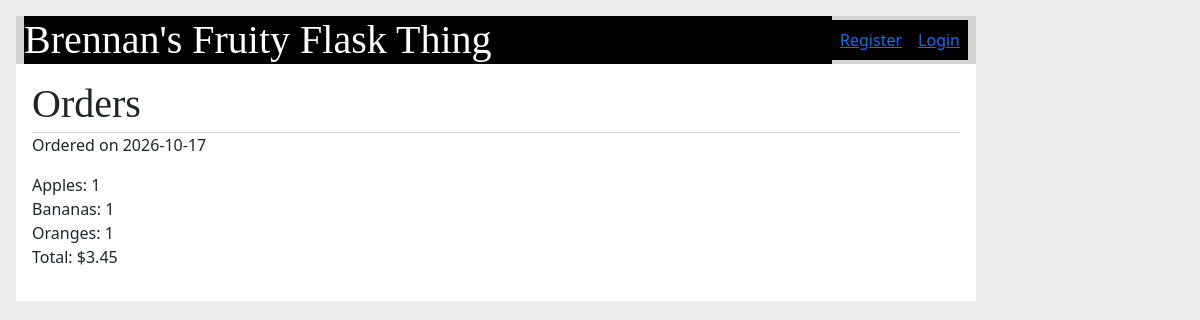
Before: / with the older database file.
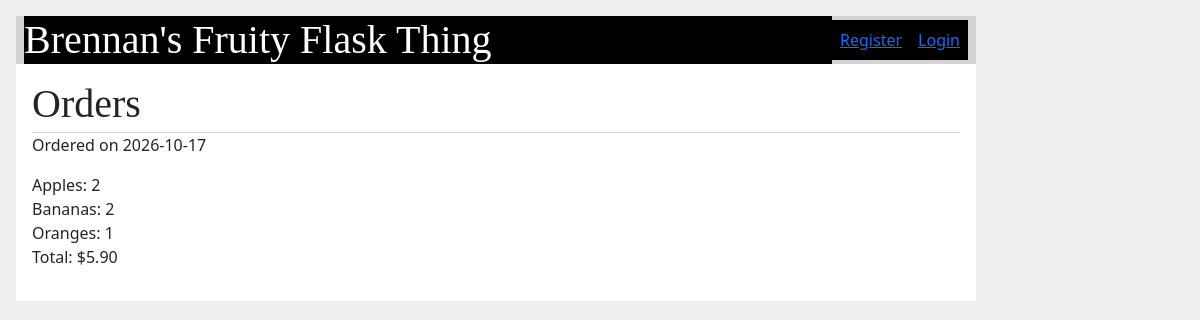
After: the same page with the newer database file.
### tables this page shows
CREATE TABLE "order" (
    id INTEGER PRIMARY KEY AUTOINCREMENT,
    customerID INTEGER NOT NULL,
    cost FLOAT NOT NULL,
    item1Quantity INTEGER NOT NULL,
    item2Quantity INTEGER NOT NULL,
    item3Quantity INTEGER NOT NULL,
    createdAt TIMESTAMP NOT NULL DEFAULT CURRENT_TIMESTAMP
);

### flaskr/order.py (the view)
@bp.route('/')
def index():
    db = get_db()
    _orders = db.execute(
        'SELECT o.customerID, u.username, o.createdAt, o.id, o.cost, o.item1Quantity, o.item2Quantity, o.item3Quantity'
        ' FROM "order" o JOIN user u ON o.customerID = u.customerID'
    ).fetchall()
    return render_template('orders/index.html', _orders=_orders)

### flaskr/auth.py (called while the page is built)
@bp.before_app_request
def load_logged_in_user():
    user_id = session.get('user_id')
    if user_id is None:
        g.user = None
    else:
        g.user = get_db().execute(
            'SELECT * FROM user WHERE customerID = ?', (user_id,)
        ).fetchone()

### flaskr/db.py (called while the page is built)
def get_db():
    if 'db' not in g:
        g.db = sqlite3.connect(
            current_app.config['DATABASE'],
            detect_types=sqlite3.PARSE_DECLTYPES
        )
        g.db.row_factory = sqlite3.Row
    return g.db

### flaskr/templates/orders/index.html (shortened to what this page needs)
{% extends 'base.html' %}
{% block header %}
  <h1>{% block title %}Orders{% endblock %}</h1>
{% endblock %}
{% block content %}
  {% for order in _orders %}
    <article class="order">
      <header>
        <div>
          <p>Ordered on {{ order['createdAt'].strftime('%Y-%m-%d') }}</p>
          <p>Apples: {{order['item1Quantity']}} <br> Bananas: {{order['item2Quantity']}} <br> Oranges: {{order['item3Quantity']}} <br> Total: ${{ '%.2f' | format(order['cost'] | float)}}</p>
        </div>
      </header>
    </article>
  {% endfor %}
{% endblock %}

### flaskr/templates/base.html (shortened to what this page needs)
<!doctype html>
<link rel="stylesheet" href="{{ url_for('static', filename='style.css')}}" />
<link
  rel="stylesheet"
  href="{{ url_for('static', filename='bootstrap.min.css') }}"
/>
<html lang="en">
  <nav>
    <h1 class="bg-black text-white">Brennan's Fruity Flask Thing</h1>
    <ul class="bg-black">
      {% if g.user %}
      <li><span>{{ g.user['username'] }}</span></li>
      <li><a href="{{ url_for('auth.logout') }}" class="theme-subtle">Logout</a></li>
      {% else %}
      <li><a href="{{url_for('auth.register') }}">Register</a></li>
      <li><a href="{{url_for('auth.login') }}">Login</a></li>
      {% endif %}
    </ul>
  </nav>
  <section class="content">
    <header>{% block header %}{%endblock%}</header>
    {%block content%}{%endblock%}
  </section>
</html>

### flaskr/static/style.css (style rules this page uses)
html { font-family: sans-serif; background: #eee; padding: 1rem; }
h1 { font-family: serif; color: #377ba8; margin: 1rem 0; }
a { color: #377ba8; }
nav { background: lightgray; display: flex; align-items: center; padding: 0 0.5rem; }
nav h1 { flex: auto; margin: 0; }
nav ul { display: flex; list-style: none; margin: 0; padding: 0; }
nav ul li a, nav ul li span, header .action { display: block; padding: 0.5rem; }
.content { padding: 0 1rem 1rem; }
.content > header { border-bottom: 1px solid lightgray; display: flex; align-items: flex-end; }
.content > header h1 { flex: auto; margin: 1rem 0 0.25rem 0; }
.content:last-child { margin-bottom: 0; }

Changed rows visible on the page:
changed order: item1Quantity "1" → "2"; item2Quantity "1" → "2"; cost "3.45" → "5.90"
